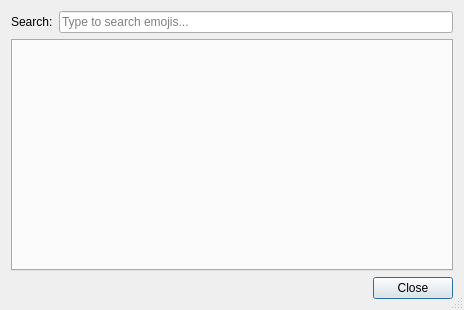
<?xml version="1.0" encoding="UTF-8"?>
<ui version="4.0">
 <class>FullEmojiPicker</class>
 <widget class="QDialog" name="FullEmojiPicker">
  <property name="geometry">
   <rect>
    <x>0</x>
    <y>0</y>
    <width>464</width>
    <height>310</height>
   </rect>
  </property>
  <property name="windowTitle">
   <string>Emoji Picker</string>
  </property>
  <property name="windowOpacity">
   <double>0.990000000000000</double>
  </property>
  <property name="locale">
   <locale language="English" country="UnitedStates"/>
  </property>
  <property name="sizeGripEnabled">
   <bool>true</bool>
  </property>
  <property name="modal">
   <bool>true</bool>
  </property>
  <layout class="QVBoxLayout" name="verticalLayout">
   <item>
    <layout class="QHBoxLayout" name="lyt_search">
     <item>
      <widget class="QLabel" name="lbl_search">
       <property name="text">
        <string>Search:</string>
       </property>
      </widget>
     </item>
     <item>
      <widget class="QLineEdit" name="lne_search_box">
       <property name="placeholderText">
        <string>Type to search emojis...</string>
       </property>
      </widget>
     </item>
    </layout>
   </item>
   <item>
    <widget class="QTabWidget" name="tabWidget">
     <property name="currentIndex">
      <number>-1</number>
     </property>
    </widget>
   </item>
   <item>
    <layout class="QHBoxLayout" name="lyt_buttons">
     <item>
      <spacer name="horizontalSpacer">
       <property name="orientation">
        <enum>Qt::Horizontal</enum>
       </property>
       <property name="sizeHint" stdset="0">
        <size>
         <width>40</width>
         <height>20</height>
        </size>
       </property>
      </spacer>
     </item>
     <item>
      <widget class="QPushButton" name="btn_close">
       <property name="text">
        <string>Close</string>
       </property>
      </widget>
     </item>
    </layout>
   </item>
  </layout>
 </widget>
 <resources/>
 <connections>
  <connection>
   <sender>btn_close</sender>
   <signal>clicked()</signal>
   <receiver>FullEmojiPicker</receiver>
   <slot>close()</slot>
   <hints>
    <hint type="sourcelabel">
     <x>393</x>
     <y>369</y>
    </hint>
    <hint type="destinationlabel">
     <x>224</x>
     <y>199</y>
    </hint>
   </hints>
  </connection>
 </connections>
</ui>
